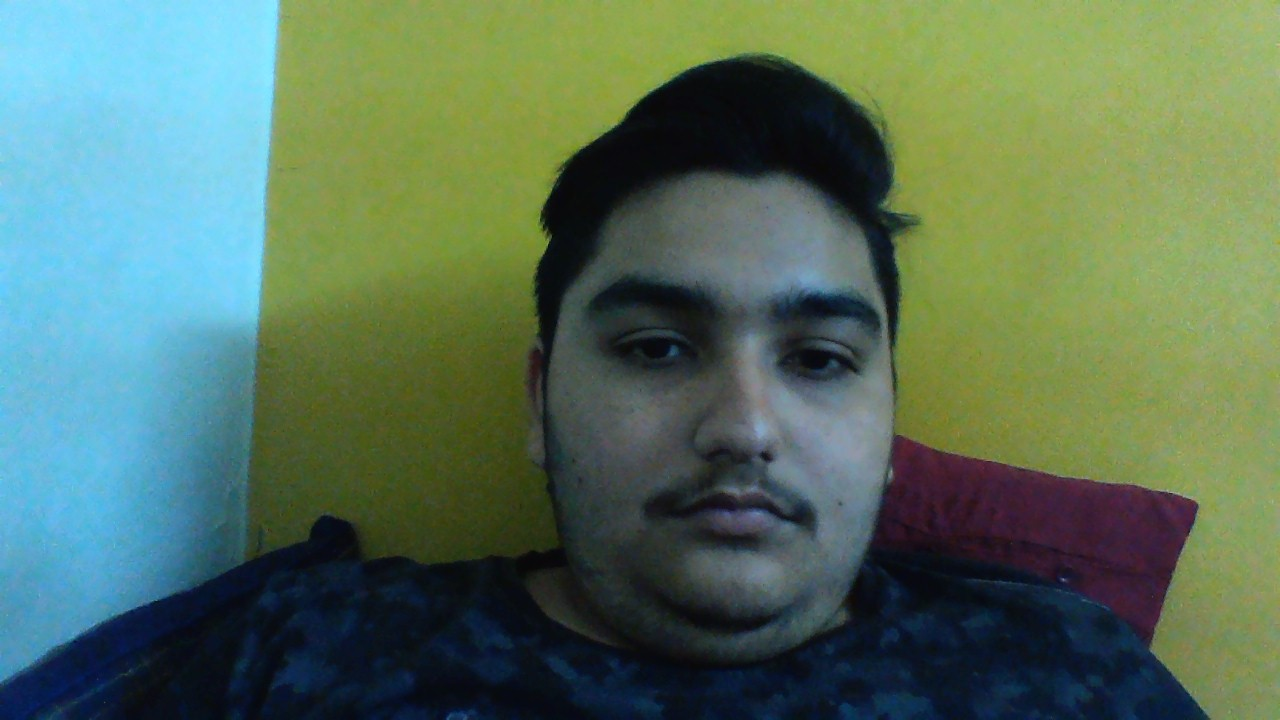
#> input picture Face Recognition using Deep Learning Techniques/Face/WIN_20210310_13_22_03_Pro.jpg, 1280 x 720 px, given in place of the camera
$ jupyter execute --allow-errors 'Open - CV - Face Detection System.ipynb'
#> lines starting #> are read from the running program, lines starting #| are printed output that depends on the picture; after the words box and inside, x2 and y2 are one past the last pixel; in counts of white or black regions, pixels touching at a corner belong together
#> further down, frame is the input picture: shape (720, 1280, 3); mean B, G, R 92.1, 113, 88
[cell 1]
import cv2
import matplotlib.pyplot as plt
import numpy as np

[cell 2]
img = cv2.imread('C:\\Users\\User-1\\Pictures\\lion.jpeg')
#img = cv2.cvtColor(img , cv2.COLOR_BGR2GRAY)
#> (the rest of this cell did not finish here and is left out)

[cell 3]
np.shape(img)

[cell 4]
import numpy as np
import cv2

face_cascade = cv2.CascadeClassifier('C:/Users/User-1/Desktop/Computer-Vision-Tutorial-master/Haarcascades/haarcascade_frontalface_default.xml')

image = cv2.imread('C:\\Users\\User-1\\Desktop\\a\\DSC_0451.jpg')
#> (the rest of this cell did not finish here and is left out)

[cell 5]
face_cascade = cv2.CascadeClassifier('C:/Users/User-1/Desktop/Computer-Vision-Tutorial-master/Haarcascades/haarcascade_frontalface_default.xml')
def face_detector(img, size=0.5):
    #image = cv2.imread('C:\\Users\\User-1\\Desktop\\a\\DSC_0451.jpg')
#> called with size = 0.5
    gray = cv2.cvtColor(img, cv2.COLOR_BGR2GRAY)
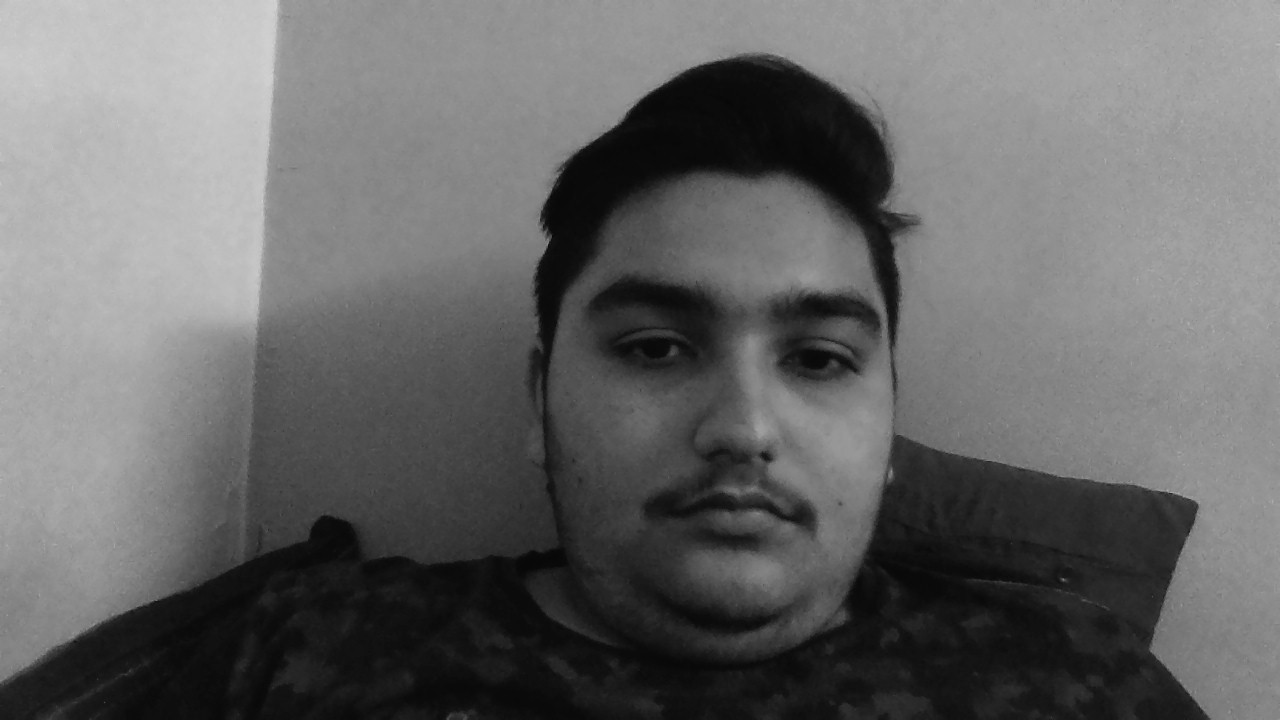
#> gray: shape (720, 1280); min 6, max 212, mean 103.1

    faces = face_cascade.detectMultiScale(gray, 1.3, 5)
#> faces = [[509, 168, 454, 454]]


    if faces is ():
        return img

    for (x,y,w,h) in faces:
        cv2.rectangle(img, (x,y), (x+w,y+h), (0,0,0), 20)
#> this loop made 1 pass
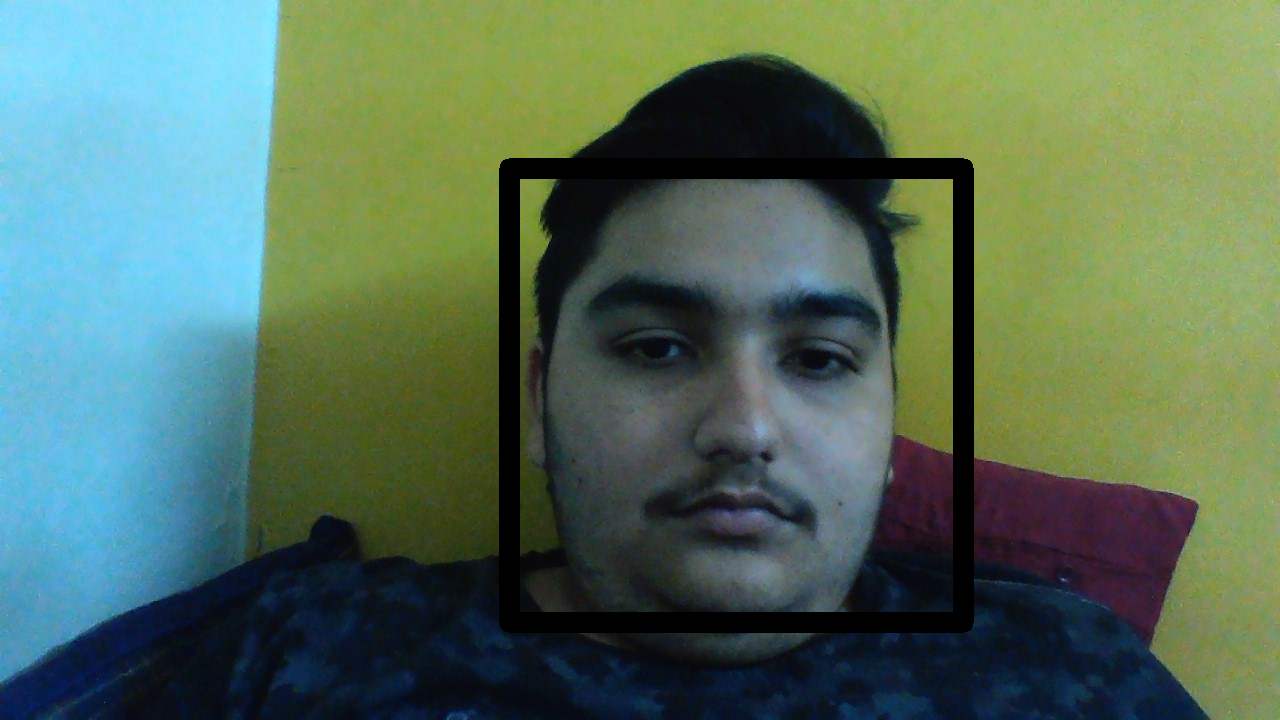
#> img: shape (720, 1280, 3); 4.12% of pixels changed, all inside (x1, y1, x2, y2) = (499, 158, 974, 633)
        #plt.imshow(image)
    return img


cap = cv2.VideoCapture(0)

while True:

    ret, frame = cap.read()
    cv2.imshow('test' , face_detector(frame))
    if cv2.waitKey(1) == 13: #13 is the Enter Key
#> (key Esc is pressed here)
        break

cap.release()
cv2.destroyAllWindows()
